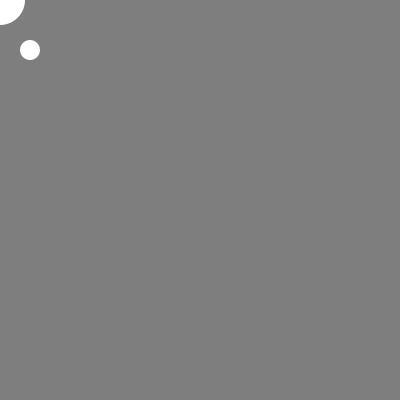
Frame 1 (no input)
Frame 60 (the mouse pressed at the canvas centre just before this capture): identical to frame 1, image omitted
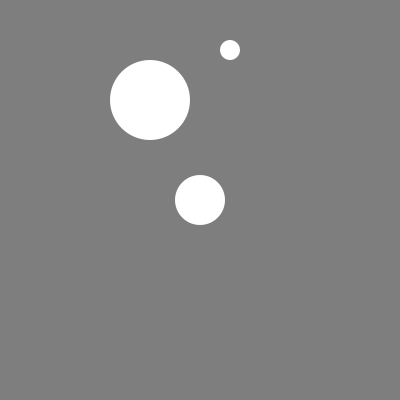
Frame 120 (the mouse held since frame 60 and released just before this capture)

The Processing sketch that drew these frames (run headless with seeded random() and noise(); from frame 60 on, the mouse is pressed at the canvas centre):

// Processing sketch: ex23_2
// ── ex23_2.pde
//ex23.2
// Kirsten Low z3330533

void setup() { 
  size(400, 400); 
  smooth(); 
  noStroke();
}
void draw() {
  background(126);
  ellipse(mouseX, mouseY, 50, 50);
  ellipse(mouseX+30,50, 20,20);
  ellipse(mouseX-50,100,80,80);
}
